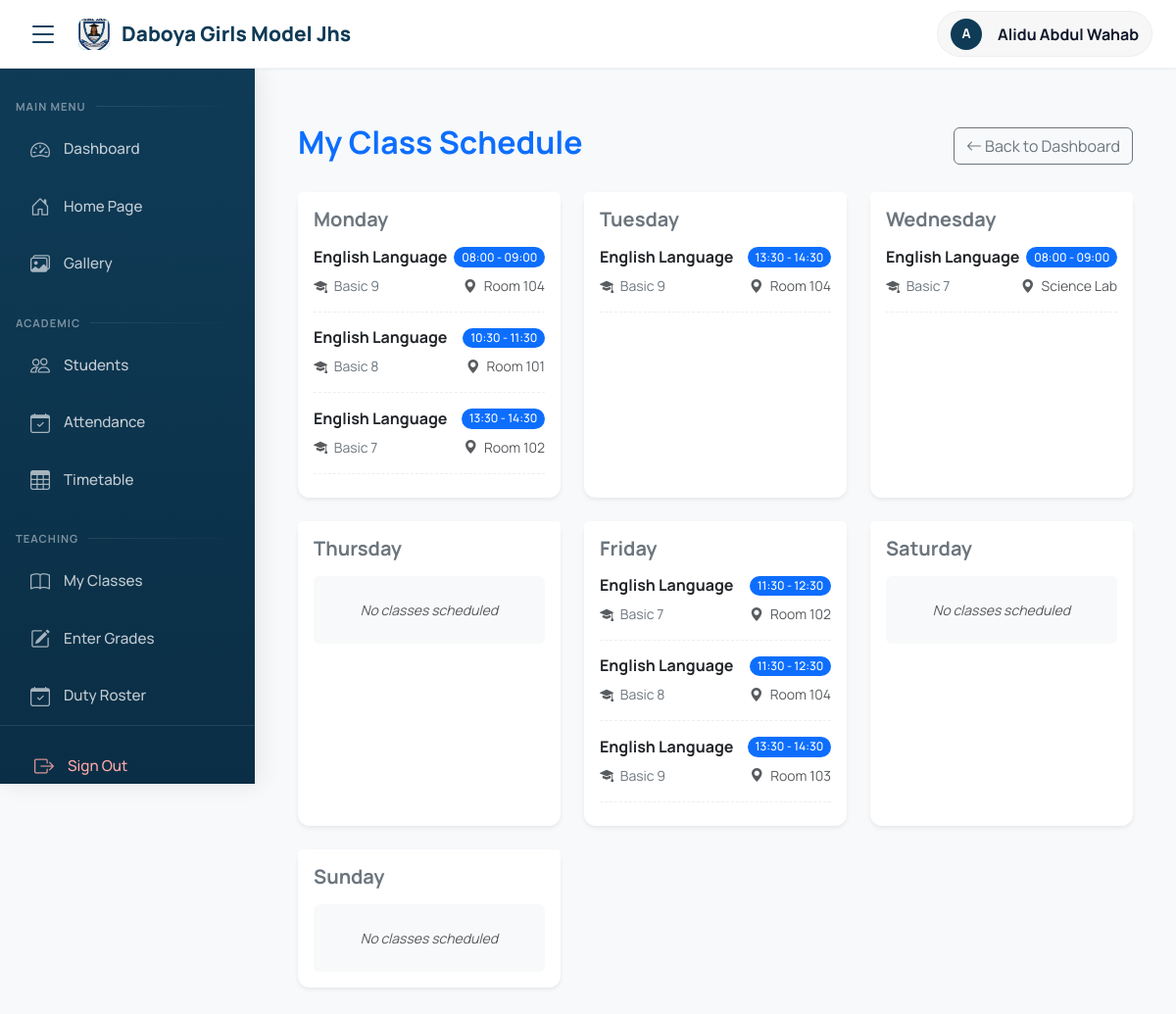
/teachers/schedule/ (signed in), run on the app's committed database.
### academics/models.py (models this page shows, shortened)
class SchoolInfo(models.Model):
    name = models.CharField(max_length=200, default="Daboya Girls Model JHS")
    address = models.TextField(default="P.O. Box 6, Daboya, North Gonja District")
    phone = models.CharField(max_length=50, default="024-0852910")
    email = models.EmailField(default="info@daboyagirlsmodel.edu.gh")
    motto = models.CharField(max_length=200, default="Success, Our Concern")
    logo = models.ImageField(upload_to='school_logo/', null=True, blank=True)
    class Meta:
        verbose_name_plural = "School Information"

class Timetable(models.Model):
    DAY_CHOICES = (
        (0, 'Monday'),
        (1, 'Tuesday'),
        (2, 'Wednesday'),
        (3, 'Thursday'),
        (4, 'Friday'),
        (5, 'Saturday'),
        (6, 'Sunday'),
    )
    class_subject = models.ForeignKey(ClassSubject, on_delete=models.CASCADE)
    day = models.IntegerField(choices=DAY_CHOICES)
    start_time = models.TimeField()
    end_time = models.TimeField()
    room = models.CharField(max_length=50, blank=True, help_text="e.g. Room 101 or Lab A")
    class Meta:
        ordering = ['day', 'start_time']
        verbose_name_plural = "Timetables"

class ClassSubject(models.Model):
    class_name = models.ForeignKey(Class, on_delete=models.CASCADE)
    subject = models.ForeignKey(Subject, on_delete=models.CASCADE)
    teacher = models.ForeignKey('teachers.Teacher', on_delete=models.SET_NULL, null=True)
    class Meta:
        unique_together = ['class_name', 'subject']

class Subject(models.Model):
    name = models.CharField(max_length=100)
    code = models.CharField(max_length=20, unique=True)
    description = models.TextField(blank=True)

class Class(models.Model):
    name = models.CharField(max_length=50)  # e.g., "Grade 10A", "Grade 9B"
    academic_year = models.ForeignKey(AcademicYear, on_delete=models.CASCADE)
    class_teacher = models.ForeignKey('teachers.Teacher', on_delete=models.SET_NULL,
                                     null=True, blank=True, related_name='managed_classes')
    class Meta:
        verbose_name_plural = "Classes"
        unique_together = ['name', 'academic_year']

### accounts/models.py (models this page shows, shortened)
class User(AbstractUser):
    USER_TYPES = (
        ('admin', 'Admin'),
        ('teacher', 'Teacher'),
        ('student', 'Student'),
        ('parent', 'Parent'),
    )
    user_type = models.CharField(max_length=10, choices=USER_TYPES)
    phone = models.CharField(max_length=15, blank=True)
    address = models.TextField(blank=True)
    profile_picture = models.ImageField(upload_to='profiles/', null=True, blank=True)

### teachers/views.py (the view)
# urls.py: path('schedule/', views.teacher_schedule, name='schedule'),
@login_required
def teacher_schedule(request):
    if request.user.user_type != 'teacher':
        messages.error(request, 'Access denied')
        return redirect('dashboard')
    try:
        teacher = Teacher.objects.get(user=request.user)
    except Teacher.DoesNotExist:
        messages.error(request, 'Teacher profile not found.')
        return redirect('dashboard')
    timetable_qs = Timetable.objects.filter(class_subject__teacher=teacher).select_related(
        'class_subject', 'class_subject__class_name', 'class_subject__subject'
    ).order_by('day', 'start_time')
    days_data = []
    for code, name in Timetable.DAY_CHOICES:
        entries = [t for t in timetable_qs if t.day == code]
        days_data.append({
            'name': name,
            'entries': entries
        })
    return render(request, 'teachers/schedule.html', {'days': days_data})

### templates/teachers/schedule.html (shortened to what this page needs)
{% extends 'base.html' %}
{% block content %}
<div class="container py-4">
    <div class="d-flex justify-content-between align-items-center mb-4">
        <h2 class="fw-bold text-primary">My Class Schedule</h2>
        <a href="{% url 'dashboard' %}" class="btn btn-outline-secondary">
            <i class="bi bi-arrow-left"></i> Back to Dashboard
        </a>
    </div>
    <div class="row">
        {% for day in days %}
        <div class="col-md-6 col-lg-4 mb-4">
            <div class="card h-100 shadow-sm border-0">
                <div class="card-header bg-white border-bottom-0 pt-3">
                    <h5 class="card-title fw-bold text-secondary mb-0">
                        {{ day.name }}
                    </h5>
                </div>
                <div class="card-body pt-0">
                    {% if day.entries %}
                        <div class="list-group list-group-flush">
                        {% for entry in day.entries %}
                            <div class="list-group-item px-0 border-bottom-0 pb-3 mb-2" style="border-bottom: 1px dashed #eee !important;">
                                <div class="d-flex w-100 justify-content-between align-items-center mb-1">
                                    <h6 class="mb-0 fw-bold text-dark text-truncate" style="max-width: 60%;">
                                        {{ entry.class_subject.subject.name }}
                                    </h6>
                                    <span class="badge bg-primary text-white rounded-pill" style="font-weight: 500; font-size: 0.75rem;">
                                        {{ entry.start_time|time:"H:i" }} - {{ entry.end_time|time:"H:i" }}
                                    </span>
                                </div>
                                <div class="d-flex justify-content-between align-items-center mt-2">
                                    <span class="text-secondary small">
                                        <i class="bi bi-mortarboard-fill me-1 text-muted"></i>
                                        {{ entry.class_subject.class_name.name }}
                                    </span>
                                    {% if entry.room %}
                                    <span class="text-muted small">
                                        <i class="bi bi-geo-alt-fill me-1"></i> {{ entry.room }}
                                    </span>
                                    {% endif %}
                                </div>
                            </div>
                        {% endfor %}
                        </div>
                    {% else %}
                        <div class="py-4 text-center rounded bg-light mt-2">
                            <p class="text-muted small fst-italic mb-0">No classes scheduled</p>
                        </div>
                    {% endif %}
                </div>
            </div>
        </div>
        {% endfor %}
    </div>
</div>
{% endblock %}

### templates/base.html (shortened to what this page needs)
{% load static %}
<!DOCTYPE html>
<html lang="en">
<head>
    <link href="https://cdn.jsdelivr.net/npm/bootstrap@5.3.0/dist/css/bootstrap.min.css" rel="stylesheet">
    <link rel="stylesheet" href="https://cdn.jsdelivr.net/npm/bootstrap-icons@1.11.0/font/bootstrap-icons.css">
</head>
<body>
    <div class="main-container {% if not user.is_authenticated %}public-layout{% endif %}">
        {% if user.is_authenticated %}
        <header class="header">
            <div class="container-fluid px-3 px-lg-4">
                <div class="d-flex justify-content-between align-items-center">
                    <div class="d-flex align-items-center gap-2">
                        <button class="btn btn-link text-decoration-none d-none d-lg-block p-1 me-2 border-0" onclick="toggleSidebar()" style="color: var(--primary-dark);">
                            <i class="bi bi-list fs-2"></i>
                        </button>
                        <div class="navbar-brand m-0">
                            <div class="header-brand-icon">
                                {% if school_logo %}
                                    <img src="{{ school_logo.url }}" alt="Logo" style="width: 100%; height: 100%; object-fit: cover; border-radius: 8px;">
                                {% else %}
                                    GM
                                {% endif %}
                            </div>
                            <span class="d-none d-sm-block">{{ school_name|default:"Girls Model JHS" }}</span>
                        </div>
                    </div>
                    <div>
                        <a href="{% url 'dashboard' %}" class="user-info">
                            <div class="user-avatar">
                                {{ user.get_full_name|first|upper }}
                            </div>
                            <div class="d-none d-md-block fs-6 fw-bold ps-1">
                                {{ user.get_full_name }}
                            </div>
                        </a>
                    </div>
                </div>
            </div>
        </header>
        <nav class="sidebar" id="sidebar">
            <h4 class="mb-2">Main Menu</h4>
            <div class="nav-item">
                <a href="{% url 'dashboard' %}" class="nav-link {% if request.resolver_match.url_name == 'dashboard' %}active{% endif %}" title="Dashboard">
                    <i class="bi bi-speedometer2"></i>
                    <span>Dashboard</span>
                </a>
            </div>
            <div class="nav-item">
                <a href="{% url 'home' %}" class="nav-link {% if request.resolver_match.url_name == 'home' %}active{% endif %}" title="Home Page">
                    <i class="bi bi-house-door"></i>
                    <span>Home Page</span>
                </a>
            </div>
            <div class="nav-item">
                <a href="{% url 'academics:gallery' %}" class="nav-link {% if request.resolver_match.url_name == 'gallery' %}active{% endif %}" title="Gallery">
                    <i class="bi bi-images"></i>
                    <span>Gallery</span>
                </a>
            </div>
            {% if user.user_type == 'admin' or user.user_type == 'teacher' %}
            <h4 class="mb-2 mt-4">Academic</h4>
            <div class="nav-item">
                <a href="{% url 'students:student_list' %}" class="nav-link {% if request.resolver_match.url_name == 'student_list' %}active{% endif %}" title="Students">
                    <i class="bi bi-people"></i>
                    <span>Students</span>
                </a>
            </div>
            <div class="nav-item">
                <a href="{% url 'students:mark_attendance' %}" class="nav-link {% if request.resolver_match.url_name == 'mark_attendance' %}active{% endif %}" title="Attendance">
                    <i class="bi bi-calendar-check"></i>
                    <span>Attendance</span>
                </a>
            </div>
            <div class="nav-item">
                <a href="{% url 'academics:timetable' %}" class="nav-link {% if request.resolver_match.url_name == 'timetable' %}active{% endif %}" title="Timetable">
                    <i class="bi bi-table"></i>
                    <span>Timetable</span>
                </a>
            </div>
            {% endif %}
            {% if user.user_type == 'teacher' %}
            <h4 class="mb-2 mt-4">Teaching</h4>
            <div class="nav-item">
                <a href="{% url 'teachers:my_classes' %}" class="nav-link {% if request.resolver_match.url_name == 'my_classes' %}active{% endif %}" title="My Classes">
                    <i class="bi bi-book"></i>
                    <span>My Classes</span>
                </a>
            </div>
            <div class="nav-item">
                <a href="{% url 'teachers:enter_grades' %}" class="nav-link {% if request.resolver_match.url_name == 'enter_grades' %}active{% endif %}" title="Enter Grades">
                    <i class="bi bi-pencil-square"></i>
                    <span>Enter Grades</span>
                </a>
            </div>
            <div class="nav-item">
                <a href="{% url 'teachers:duty_roster' %}" class="nav-link {% if request.resolver_match.url_name == 'duty_roster' %}active{% endif %}" title="Duty Roster">
                    <i class="bi bi-calendar-check"></i>
                    <span>Duty Roster</span>
                </a>
            </div>
            {% endif %}
            <div class="mt-auto p-3 border-top" style="border-color: rgba(255,255,255,0.1) !important;">
                <a href="{% url 'logout' %}" class="nav-link" style="color: #ffa8a8 !important;" title="Sign Out">
                    <i class="bi bi-box-arrow-right"></i>
                    <span>Sign Out</span>
                </a>
            </div>
        </nav>
        {% endif %}
        <main class="main-content {% if not user.is_authenticated %}w-100 m-0 p-0{% endif %}" id="mainContent">
            {% block content %}{% endblock %}
        </main>
    </div>
    <div class="position-fixed top-0 end-0 p-3" style="z-index: 1200; width: 320px;" id="toastContainer"></div>
</body>
</html>

### data on the page
SchoolInfo: name "Daboya Girls Model Jhs"
User: get_full_name|first "A", get_full_name "Alidu Abdul Wahab"
Timetable: class_subject.subject.name "English Language", start_time "08:00", end_time "09:00", class_subject.class_name.name "Basic 9", room "Room 104"
Timetable: class_subject.subject.name "English Language", start_time "10:30", end_time "11:30", class_subject.class_name.name "Basic 8", room "Room 101"
Timetable: class_subject.subject.name "English Language", start_time "13:30", end_time "14:30", class_subject.class_name.name "Basic 7", room "Room 102"
Timetable: class_subject.subject.name "English Language", start_time "13:30", end_time "14:30", class_subject.class_name.name "Basic 9", room "Room 104"
Timetable: class_subject.subject.name "English Language", start_time "08:00", end_time "09:00", class_subject.class_name.name "Basic 7", room "Science Lab"
Timetable: class_subject.subject.name "English Language", start_time "11:30", end_time "12:30", class_subject.class_name.name "Basic 7", room "Room 102"
Timetable: class_subject.subject.name "English Language", start_time "11:30", end_time "12:30", class_subject.class_name.name "Basic 8", room "Room 104"
Timetable: class_subject.subject.name "English Language", start_time "13:30", end_time "14:30", class_subject.class_name.name "Basic 9", room "Room 103"

### other printed values
{{ day.name }} "Monday" "Tuesday" "Wednesday" "Thursday" "Friday" "Saturday" "Sunday"
